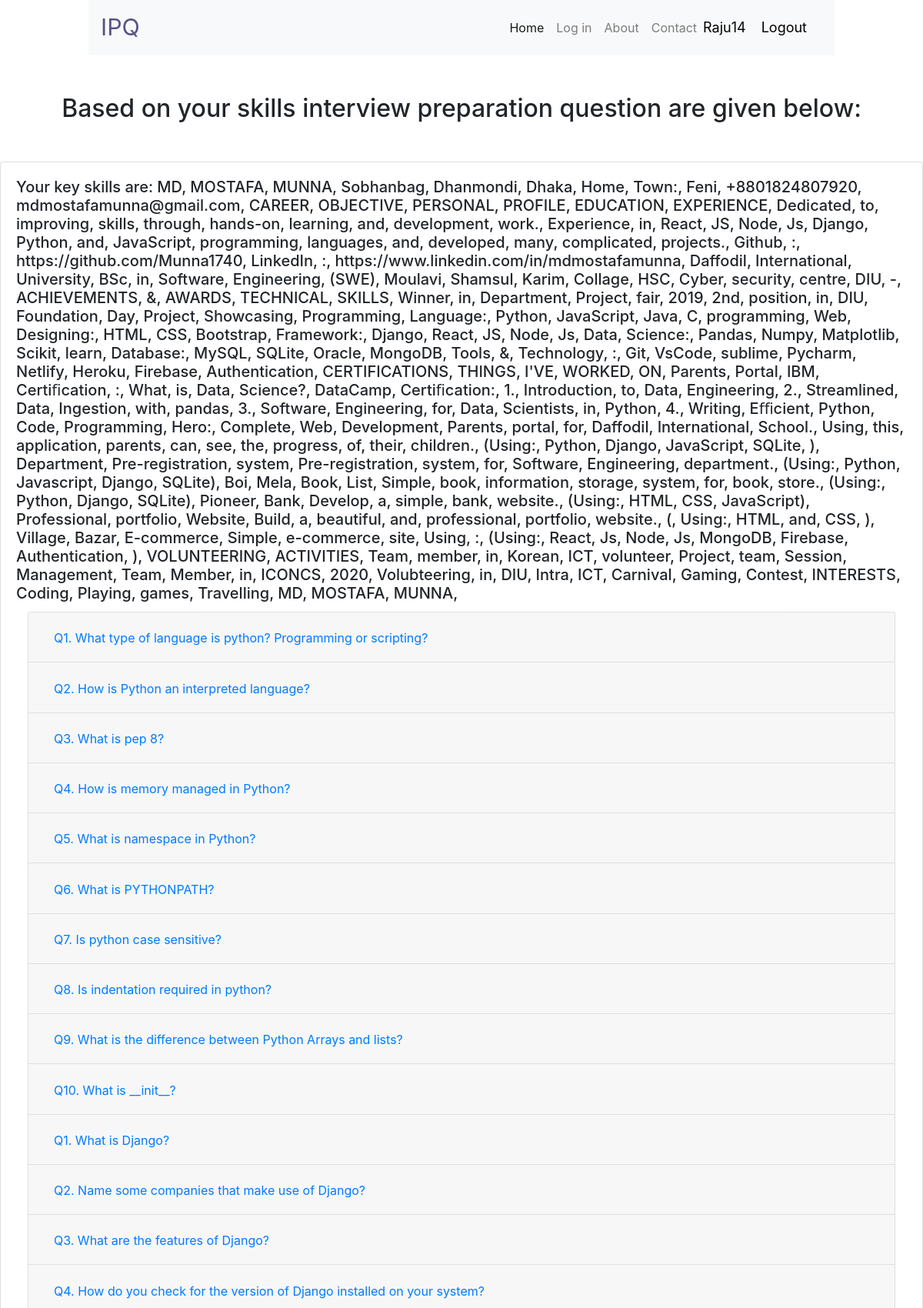
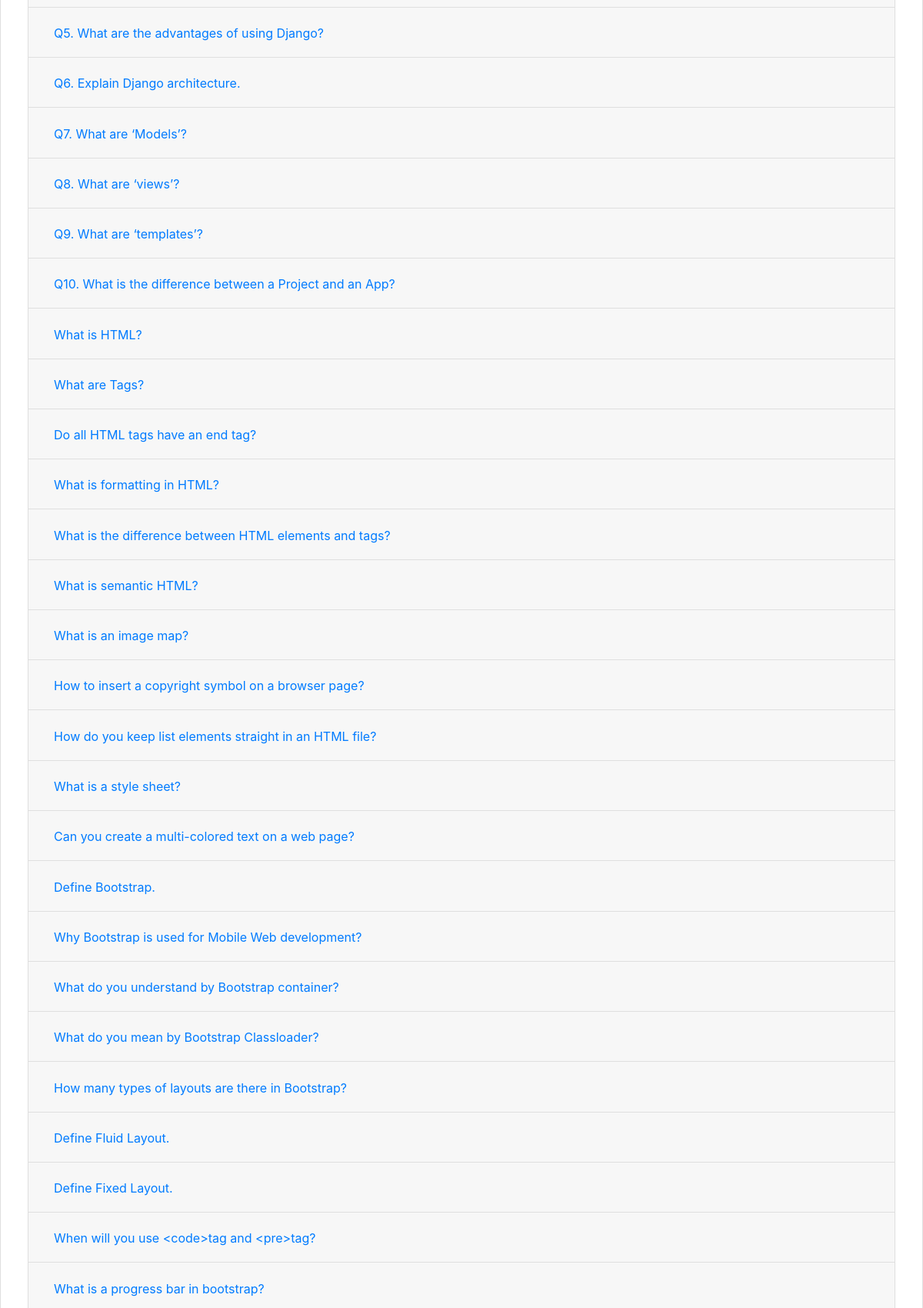
Page /questions/ (signed in, upper part) on the committed database (2 pictures, top to bottom).
### ques_generator/models.py (models this page shows)
class Questions(models.Model):
    category = models.CharField(max_length=150, null=True)
    question = models.CharField(max_length=200, null=True)
    answer = models.CharField(max_length=400, null=True)
    tag = models.CharField(max_length=150, null=True)

### ques_generator/views.py (the view)
# urls.py: path('', views.index, name = 'index'),
@login_required
def index(request):
    user_info_model = apps.get_model('user', 'UserInfo')
    user_info = user_info_model.objects.get(user=request.user)
    skills = str(user_info.key_skills).replace(',', "")
    skills = skills.split()
    options = ['X1', 'X2', 'X3']
    qs = [Q(tag__contains=option) for option in skills]  # make a query for getting all the questions for every skill
    query = qs.pop()  # get the first element
    for q in qs:
        query |= q
    qs = Questions.objects.filter(query)
    context = {
        'questions': qs,
        'skills': skills
    }
    return render(request, 'questions.html', context)

### templates/questions.html (shortened to what this page needs)
{% extends 'nav.html' %}
{% block body %}
    <body>
    <div class="question-container">
        <div class="h1-question">
            <h2>Based on your skills interview preparation question are given below:</h2>
        </div>
        <div class="card-contain">
            <div class="card-deck">
                <div class="card">
                    <div class="card-body">
                        <h5 class="card-title">Your key skills are:
                            {% for skill in skills %}{{ skill }}, {% endfor %}</h5>
                        <div class="accordion" id="accordionExample">
                             {% for question_obj in questions %}
                            <div class="card">
                                <div class="card-header" id="h{{ question_obj.id }}">
                                    <h2 class="mb-0">
                                        <button class="btn btn-link" type="button" data-toggle="collapse"
                                                data-target="#c{{ question_obj.id }}"
                                                {% if forloop.counter == 1 %}
                                                aria-expanded="false"
                                                {% else %}
                                                aria-expanded="false"
                                                {% endif %}
                                                aria-controls="c{{ question_obj.id }}">
                                                {{ question_obj.question }}
                                        </button>
                                    </h2>
                                </div>
                            </div>
                            {% endfor %}
                        </div>
                    </div>
                </div>
            </div>
        </div>
    </div>
    </body>
{% endblock %}

### templates/nav.html (shortened to what this page needs)
{% load static %}
<!DOCTYPE html>
<html lang="en">
<head>
    <link rel="stylesheet" href="{% static 'css/main.css' %}">
    <link rel="stylesheet" href="https://stackpath.bootstrapcdn.com/bootstrap/4.5.2/css/bootstrap.min.css">
</head>
<body>
    <div class="container-fluid nav_bg">
        <div class="row">
          <div class ="col-10 mx-auto ">
          <nav class="navbar navbar-expand-lg navbar-light bg-light">
             <a class="navbar-brand" href="/landingpage">IPQ</a>
             <div class="collapse navbar-collapse" id="navbarSupportedContent">
               <ul class="navbar-nav ml-auto">
                 <li class="nav-item active">
                   <a class="nav-link" href="/home">Home <span class="sr-only">(current)</span></a>
                 </li>
                 <li class="nav-item">
                   <a class="nav-link" href="/login">Log in</a>
                 </li>
                 <li class="nav-item">
                   <a class="nav-link" href="/about">About</a>
                 </li>
                 <li class="nav-item">
                   <a class="nav-link" href="/contact">Contact</a>
                 </li>
               </ul>
             </div>
              <span class="hello-msg">{{request.user}}</span>
              <span ><a  class="hello-msg" href="{% url 'logout' %}">Logout</a></span>
           </nav>
         </div>
        </div>
      </div>
{% block body %}
{% endblock %}
</body>
</html>

### static/css/main.css (style rules this page uses)
.navbar { background-color: #fff !important; }
.navbar-brand { font-size: 1.9rem !important; color: #565387 !important; }
.card-contain { margin-top: 50px; }
.h1-question { text-align: center; }
.question-container { margin-top: 50px; }
.hello-msg { font-size: 18px; color: black; margin-right: 20px; }

### rows in the picture
Questions: question "Q1. What type of language is python? Programming or scripting?"
Questions: question "Q2. How is Python an interpreted language?"
Questions: question "Q3. What is pep 8?"
Questions: question "Q4. How is memory managed in Python?"
Questions: question "Q5. What is namespace in Python?"
Questions: question "Q6. What is PYTHONPATH?"
Questions: question "Q7. Is python case sensitive?"
Questions: question "Q8. Is indentation required in python?"
Questions: question "Q9. What is the difference between Python Arrays and lists?"
Questions: question "Q10. What is __init__?"
Questions: question "Q1. What is Django?"
Questions: question "Q2. Name some companies that make use of Django?"
Questions: question "Q3. What are the features of Django?"
Questions: question "Q4. How do you check for the version of Django installed on your system?"
Questions: question "Q5. What are the advantages of using Django?"
Questions: question "Q6. Explain Django architecture."
Questions: question "Q7. What are ‘Models’?"
Questions: question "Q8. What are ‘views’?"
Questions: question "Q9. What are ‘templates’?"
Questions: question "Q10. What is the difference between a Project and an App?"
Questions: question "What is HTML?"
Questions: question "What are Tags?"
Questions: question "Do all HTML tags have an end tag?"
Questions: question "What is formatting in HTML?"
Questions: question "What is the difference between HTML elements and tags?"
Questions: question "What is semantic HTML?"
Questions: question "What is an image map?"
Questions: question "How to insert a copyright symbol on a browser page?"
Questions: question "How do you keep list elements straight in an HTML file?"
Questions: question "What is a style sheet?"
Questions: question "Can you create a multi-colored text on a web page?"
Questions: question "Define Bootstrap."
Questions: question "Why Bootstrap is used for Mobile Web development?"
Questions: question "What do you understand by Bootstrap container?"
Questions: question "What do you mean by Bootstrap Classloader?"
Questions: question "How many types of layouts are there in Bootstrap?"
Questions: question "Define Fluid Layout."
Questions: question "Define Fixed Layout."
Questions: question "When will you use <code>tag and <pre>tag?"
Questions: question "What is a progress bar in bootstrap?"

### other values in the picture
{{ request.user }} "Raju14"
{{ skill }} "MD" "MOSTAFA" "MUNNA" "Sobhanbag" "Dhanmondi" "Dhaka" "Home" "Town:" "Feni" "+8801824807920" "mdmostafamunna@gmail.com" "CAREER" "OBJECTIVE" "PERSONAL" "PROFILE" "EDUCATION" "EXPERIENCE" "Dedicated" "to" "improving" "skills" "through" "hands-on" "learning" "and" "development" "work." "Experience" "in" "React" "JS" "Node" "Js" "Django" "Python" "and" "JavaScript" "programming" "languages" "and" "developed" "many" "complicated" "projects." "Github" ":" "https://github.com/Munna1740" "LinkedIn" ":" "https://www.linkedin.com/in/mdmostafamunna" "Daffodil" "International" "University" "BSc" "in" "Software" "Engineering" "(SWE)" "Moulavi" "Shamsul" "Karim" "Collage" "HSC" "Cyber" "security" "centre" "DIU" "-" "ACHIEVEMENTS" "&" "AWARDS" "TECHNICAL" "SKILLS" "Winner" "in" "Department" "Project" "fair" "2019" "2nd" "position" "in" "DIU" "Foundation" "Day" "Project" "Showcasing" "Programming" "Language:" "Python" "JavaScript" "Java" "C" "programming" "Web" "Designing:" "HTML" "CSS" "Bootstrap" "Framework:" "Django" "React" "JS" "Node" "Js" "Data" "Science:" "Pandas" "Numpy" "Matplotlib" "Scikit" "learn" "Database:" "MySQL" "SQLite" "Oracle" "MongoDB" "Tools" "&" "Technology" ":" "Git" "VsCode" "sublime" "Pycharm" "Netlify" "Heroku" "Firebase" "Authentication" "CERTIFICATIONS" "THINGS" "I'VE" "WORKED" "ON" "Parents" "Portal" "IBM" "Certiﬁcation" ":" "What" "is" "Data" "Science?" "DataCamp" "Certiﬁcation:" "1." "Introduction" "to" "Data" "Engineering" "2." "Streamlined" "Data" "Ingestion" "with" "pandas" "3." "Software" "Engineering" "for" "Data" "Scientists" "in" "Python" "4." "Writing" "Eﬃcient" "Python" "Code" "Programming" "Hero:" "Complete" "Web" "Development" "Parents" "portal" "for" "Daffodil" "International" "School." "Using" "this" "application" "parents" "can" "see" "the" "progress" "of" "their" "children." "(Using:" "Python" "Django" "JavaScript" "SQLite" ")" "Department" "Pre-registration" "system" "Pre-registration" "system" "for" "Software" "Engineering" "department." "(Using:" "Python" "Javascript" "Django" "SQLite)" "Boi" "Mela" "Book" "List" "Simple" "book" "information" "storage" "system" "for" "book" "store." "(Using:" "Python" "Django" "SQLite)" "Pioneer" "Bank" "Develop" "a" "simple" "bank" "website." "(Using:" "HTML" "CSS" "JavaScript)" "Professional" "portfolio" "Website" "Build" "a" "beautiful" "and" "professional" "portfolio" "website." "(" "Using:" "HTML" "and" "CSS" ")" "Village" "Bazar" "E-commerce" "Simple" "e-commerce" "site" "Using" ":" "(Using:" "React" "Js" "Node" "Js" "MongoDB" "Firebase" "Authentication" ")" "VOLUNTEERING" "ACTIVITIES" "Team" "member" "in" "Korean" "ICT" "volunteer" "Project" "team" "Session" "Management" "Team" "Member" "in" "ICONCS" "2020" "Volubteering" "in" "DIU" "Intra" "ICT" "Carnival" "Gaming" "Contest" "INTERESTS" "Coding" "Playing" "games" "Travelling" "MD" "MOSTAFA" "MUNNA"
